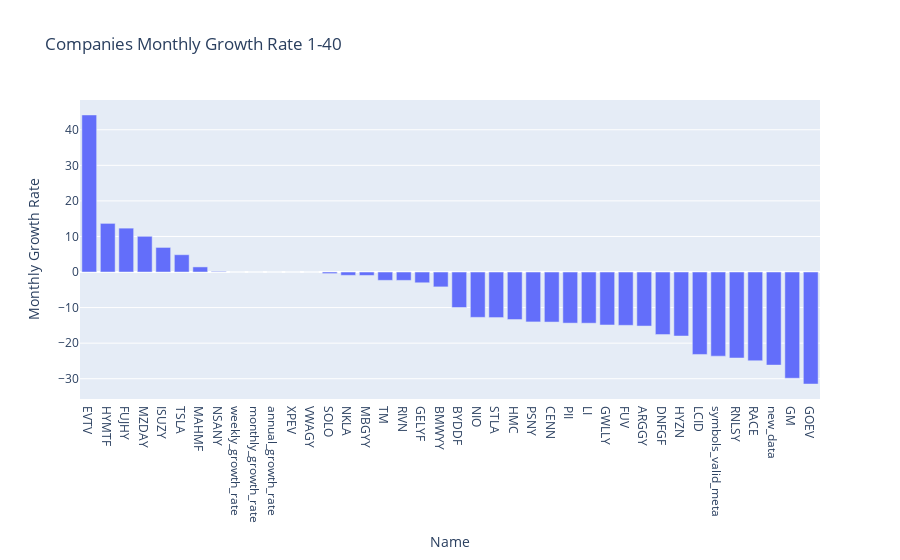
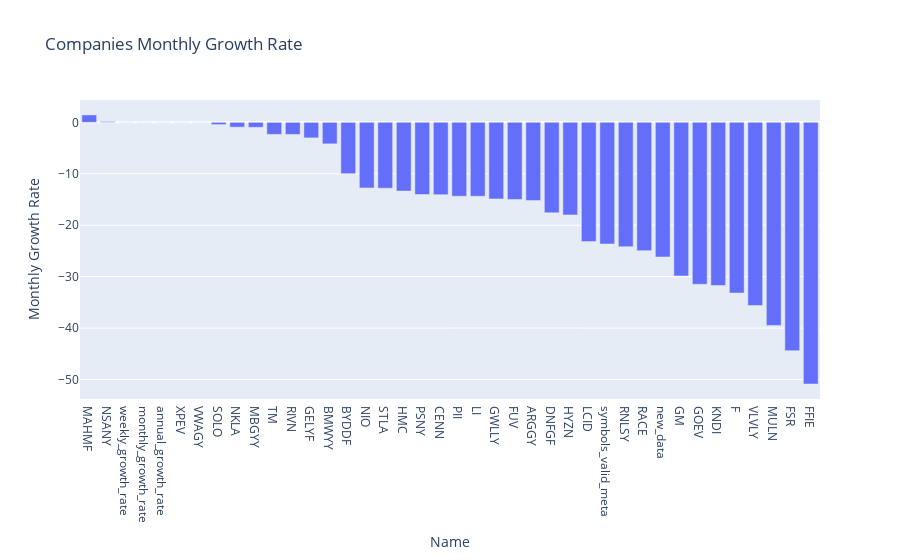

Source (notebook cell) for these figures, in order:
### Code cell
fig = px.bar(RANKING3[0:40], x='Name', y='Monthly Growth Rate',title="Companies Monthly Growth Rate 1-40")
fig.show()
fig = px.bar(RANKING3[-40:], x='Name', y='Monthly Growth Rate',title="Companies Monthly Growth Rate")
fig.show()

### Figure 1 — Plotly figure (JSON) as saved in the notebook; plotly's stock layout.template omitted (floating-point values rounded to 4 significant figures)
{"data": [{"alignmentgroup": "True", "hovertemplate": "Name=%{x}<br>Monthly Growth Rate=%{y}<extra></extra>", "legendgroup": "", "marker": {"color": "#636efa", "pattern": {"shape": ""}}, "name": "", "offsetgroup": "", "orientation": "v", "showlegend": false, "textposition": "auto", "type": "bar", "x": ["EVTV", "HYMTF", "FUJHY", "MZDAY", "ISUZY", "TSLA", "MAHMF", "NSANY", "weekly_growth_rate", "monthly_growth_rate", "annual_growth_rate", "XPEV", "VWAGY", "SOLO", "NKLA", "MBGYY", "TM", "RIVN", "GELYF", "BMWYY", "BYDDF", "NIO", "STLA", "HMC", "PSNY", "CENN", "PII", "LI", "GWLLY", "FUV", "ARGGY", "DNFGF", "HYZN", "LCID", "symbols_valid_meta", "RNLSY", "RACE", "new_data", "GM", "GOEV"], "xaxis": "x", "y": [44.17, 13.68, 12.34, 10.05, 6.92, 4.87, 1.44, 0.17, 0, 0, 0, 0, 0, -0.44, -0.93, -0.96, -2.34, -2.35, -3.02, -4.18, -9.98, -12.75, -12.81, -13.36, -14.03, -14.07, -14.37, -14.39, -14.89, -14.99, -15.19, -17.58, -18, -23.18, -23.66, -24.18, -24.95, -26.17, -29.87, -31.5], "yaxis": "y"}], "layout": {"autosize": true, "barmode": "relative", "legend": {"tracegroupgap": 0}, "title": {"text": "Companies Monthly Growth Rate 1-40"}, "xaxis": {"anchor": "y", "autorange": true, "domain": [0, 1], "range": [-0.5, 39.5], "title": {"text": "Name"}, "type": "category"}, "yaxis": {"anchor": "x", "autorange": true, "domain": [0, 1], "range": [-35.7, 48.37], "title": {"text": "Monthly Growth Rate"}, "type": "linear"}}}

### Figure 2 — Plotly figure (JSON) as saved in the notebook; plotly's stock layout.template omitted (floating-point values rounded to 4 significant figures)
{"data": [{"alignmentgroup": "True", "hovertemplate": "Name=%{x}<br>Monthly Growth Rate=%{y}<extra></extra>", "legendgroup": "", "marker": {"color": "#636efa", "pattern": {"shape": ""}}, "name": "", "offsetgroup": "", "orientation": "v", "showlegend": false, "textposition": "auto", "type": "bar", "x": ["MAHMF", "NSANY", "weekly_growth_rate", "monthly_growth_rate", "annual_growth_rate", "XPEV", "VWAGY", "SOLO", "NKLA", "MBGYY", "TM", "RIVN", "GELYF", "BMWYY", "BYDDF", "NIO", "STLA", "HMC", "PSNY", "CENN", "PII", "LI", "GWLLY", "FUV", "ARGGY", "DNFGF", "HYZN", "LCID", "symbols_valid_meta", "RNLSY", "RACE", "new_data", "GM", "GOEV", "KNDI", "F", "VLVLY", "MULN", "FSR", "FFIE"], "xaxis": "x", "y": [1.44, 0.17, 0, 0, 0, 0, 0, -0.44, -0.93, -0.96, -2.34, -2.35, -3.02, -4.18, -9.98, -12.75, -12.81, -13.36, -14.03, -14.07, -14.37, -14.39, -14.89, -14.99, -15.19, -17.58, -18, -23.18, -23.66, -24.18, -24.95, -26.17, -29.87, -31.5, -31.72, -33.18, -35.61, -39.48, -44.4, -50.89], "yaxis": "y"}], "layout": {"autosize": true, "barmode": "relative", "legend": {"tracegroupgap": 0}, "title": {"text": "Companies Monthly Growth Rate"}, "xaxis": {"anchor": "y", "autorange": true, "domain": [0, 1], "range": [-0.5, 39.5], "title": {"text": "Name"}, "type": "category"}, "yaxis": {"anchor": "x", "autorange": true, "domain": [0, 1], "range": [-53.8, 4.347], "title": {"text": "Monthly Growth Rate"}, "type": "linear"}}}
